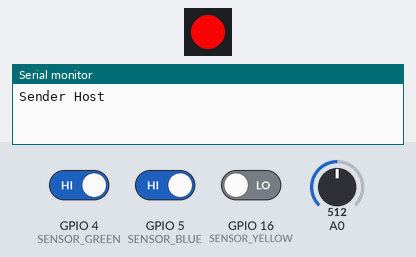
Bench run of a sketch on a simulated ESP8266 (NodeMCU). On the bench: 1 RGB LEDs in strip order, left to right, the last lines printed to the serial monitor. Inputs (shaded band) come from the test bench; at power-on: GPIO 4 (SENSOR_GREEN) HIGH, GPIO 5 (SENSOR_BLUE) HIGH, GPIO 16 (SENSOR_YELLOW) LOW, A0 = 512. No radio packets arrive unless stated.

Above: at 2.6 s.
At 8.1 s:
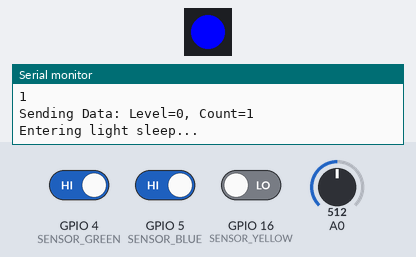
Timing chart, 0 to 16.5 s (numbered marks = the images above):
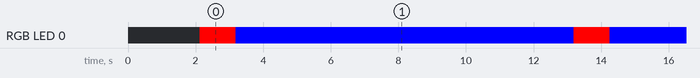

The sketch:

Transmitter_float_lp.ino
```cpp
#include <LoRa.h>
#include <ESP8266WiFi.h>
#include <FastLED.h>
#include <user_interface.h> // For light sleep

#define NUM_LEDS 1
CRGB leds[NUM_LEDS];
#define LED_PIN 2  // GPIO2

#define SS 15  // LoRa SS
#define RST 10 // LoRa reset

#define LORA_FREQUENCY 433E6 // 433 MHz

// Sensor pins
#define SENSOR_BLUE 5
#define SENSOR_GREEN 4
#define SENSOR_YELLOW 16
#define SENSOR_BLACK -1 // ADC probe on A0

int count = 0;
int level = 0;

// LoRa Addresses
const byte destinationAddress = 0x15;
const byte senderAddress = 0x16;

// Timeout settings
unsigned long lastTransmitTime = 0;
const unsigned long timeoutPeriod = 60000; // 1 min
bool failed_to_send = false;

// Sleep time between sends (ms)
const uint32_t SLEEP_INTERVAL_MS = 10000; // 10 seconds

// Light Sleep Helper
void enterLightSleep(uint32_t sleepMs) {
  wifi_station_disconnect();
  wifi_set_opmode_current(NULL_MODE);
  wifi_fpm_set_sleep_type(LIGHT_SLEEP_T);
  wifi_fpm_open();
  wifi_fpm_do_sleep(sleepMs * 1000); // microseconds
  delay(sleepMs + 1); // wake after sleep
}

void setup() {
  delay(1000);
  Serial.begin(9600);
  delay(1000);

  // Disable WiFi
  WiFi.mode(WIFI_OFF);
  WiFi.forceSleepBegin();
  delay(10);

  // LED setup
  FastLED.addLeds<WS2812, LED_PIN, GRB>(leds, NUM_LEDS);
  leds[0] = CRGB::Black;
  FastLED.show();
  delay(100);

  // Sensor setup
  pinMode(SENSOR_BLUE, INPUT_PULLUP);
  pinMode(SENSOR_GREEN, INPUT_PULLUP);
  pinMode(SENSOR_YELLOW, INPUT);

  // LoRa reset pin
  pinMode(RST, OUTPUT);
  digitalWrite(RST, HIGH);

  Serial.println("Sender Host");

  // LoRa init
  LoRa.setPins(SS, RST);
  if (!LoRa.begin(LORA_FREQUENCY)) {
    Serial.println("LoRa Error");
    while (1);
  }
  LoRa.setSpreadingFactor(8);
  LoRa.setSignalBandwidth(62.5E3);
  LoRa.setCodingRate4(8);
  LoRa.setTxPower(20, PA_OUTPUT_PA_BOOST_PIN);

  lastTransmitTime = millis();
}

void loop() {
  leds[0] = CRGB(255, 0, 0); // Red while active
  FastLED.show();

  LoRa.idle(); // Wake LoRa
  delay(1000);

  Serial.println("LoRa wake up from sleep");

  // -------- Level Detection --------
  bool level_one = digitalRead(SENSOR_BLUE);
  bool level_two = digitalRead(SENSOR_GREEN);
  bool level_three = digitalRead(SENSOR_YELLOW);

  // ---- Your ADC code block (unchanged) ----
  //  int level_four = digitalRead(SENSOR_BLACK);
  int adcValue = analogRead(A0);              // Read the ADC value from A0 pin
  float voltage = (adcValue / 1023.0) * 1.0;  // Convert ADC value to voltage (assuming 0–1V)
  bool level_four;
  if (voltage > 0.3)
    level_four = 1;
  else
    level_four = 0;
  // -----------------------------------------

  Serial.println(level_one);
  Serial.println(level_two);
  Serial.println(level_three);
  Serial.println(level_four);

  // Water level logic
  if (level_one == LOW && level_two == LOW && level_three == HIGH && level_four == HIGH) {
    level = 100;
  } else if (level_one == LOW && level_two == LOW && level_three == HIGH && level_four == LOW) {
    level = 75;
  } else if (level_one == LOW && level_two == LOW && level_three == LOW && level_four == LOW) {
    level = 50;
  } else if (level_one == LOW && level_two == HIGH && level_three == LOW && level_four == LOW) {
    level = 25;
  } else if (level_one == HIGH && level_two == HIGH && level_three == LOW && level_four == LOW) {
    level = 0;
  }

  count++;

  bool success = sendPacket(level, count);
  if (success) {
    lastTransmitTime = millis();
    failed_to_send = false;
  } else {
    failed_to_send = true;
  }

  // Restart LoRa if no send for 1 min
  if (millis() - lastTransmitTime > timeoutPeriod) {
    Serial.println("No data transmitted for 1 minute. Restarting LoRa module...");
    restartLoRaModule();
    lastTransmitTime = millis();
  }

  // Sleep only if send succeeded
  if (!failed_to_send) {
    LoRa.sleep(); // Put LoRa into sleep mode
    leds[0] = CRGB(0, 0, 255); // Blue while sleeping
    FastLED.show();
    Serial.println("Entering light sleep...");
    enterLightSleep(SLEEP_INTERVAL_MS); // ESP8266 light sleep
  }
}

bool sendPacket(int level, int count) {
  LoRa.beginPacket();
  LoRa.write(destinationAddress);
  LoRa.write(senderAddress);
  LoRa.print(level);
  LoRa.print(",");
  LoRa.print(count);
  bool sent = (LoRa.endPacket() == 1);
  if (sent) {
    Serial.print("Sending Data: Level=");
    Serial.print(level);
    Serial.print(", Count=");
    Serial.println(count);
  } else {
    Serial.println("No Data Sending");
  }
  return sent;
}

void restartLoRaModule() {
  Serial.println("Restarting LoRa module...");
  digitalWrite(RST, LOW);
  delay(100);
  digitalWrite(RST, HIGH);
  delay(1000);

  LoRa.setPins(SS, RST);
  if (!LoRa.begin(LORA_FREQUENCY)) {
    Serial.println("LoRa Error");
    while (1);
  }
  LoRa.setSpreadingFactor(8);
  LoRa.setSignalBandwidth(62.5E3);
  LoRa.setCodingRate4(8);
  LoRa.setTxPower(20, PA_OUTPUT_PA_BOOST_PIN);
}
```

Measured:
- by itself, RGB LED 0: alternates RGB(255, 0, 0) for 1.1 s and RGB(0, 0, 255) for 10.0 s
